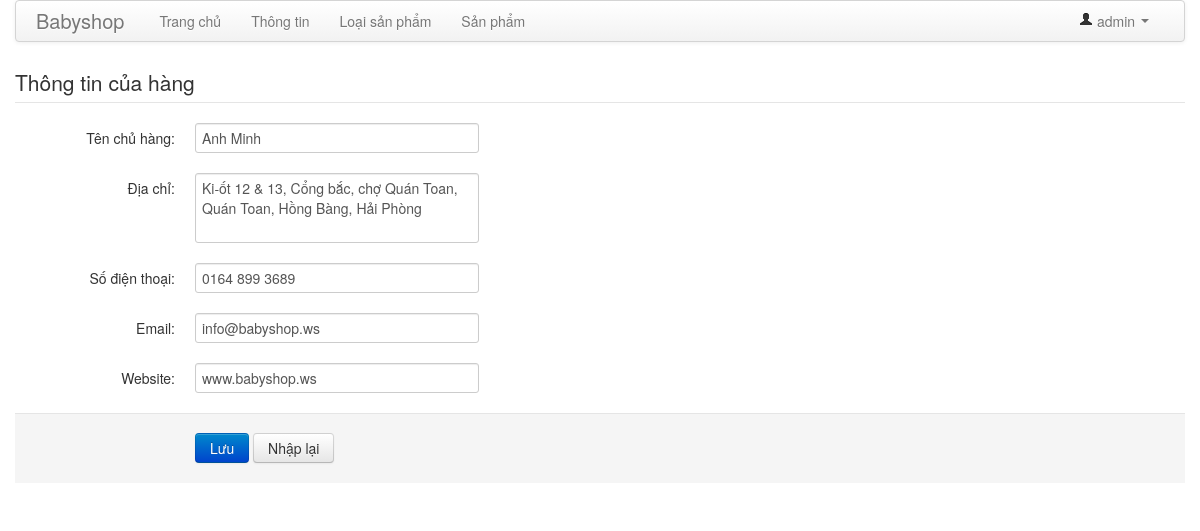
/admin/info.php (signed in), run on the app's committed database.
### tables this page shows
CREATE TABLE IF NOT EXISTS `info` (
  `id` int(11) NOT NULL AUTO_INCREMENT,
  `name` varchar(50) NOT NULL,
  `address` varchar(250) NOT NULL,
  `phone` varchar(20) NOT NULL,
  `email` varchar(250) NOT NULL,
  `website` varchar(250) NOT NULL,
  PRIMARY KEY (`id`)
);

### includes/my_db.php (called while the page is built, shortened)
<?php
class My_Db {
	private $_mysqli_con;
	private static $_current = NULL;
	public function __construct($host, $username, $password, $db_name, $charset = 'utf8') {
		$this->_host = $host;
		$this->_username = $username;
		$this->_password = $password;
		$this->_mysqli_con = @mysqli_connect($this->_host, $this->_username, $this->_password);
		$this->_mysqli_con->set_charset($charset);
		self::$_current = $this;
	}
	public static function current() {
		return self::$_current;
	}
	public function select($sql, $bind_param = null, $select_mode = My_Db::SELECT_ALL) {
		$stmt = $this->_mysqli_con->prepare($sql);
		$stmt->execute();
		$result = $stmt->result_metadata();
		$fields = array();
		while ($field = $result->fetch_field()) {
			$fields[] = $field->name;
		}
		$bind_result = array();
		foreach ($fields as $field) {
			$bind_result[] = & $return_row[$field];
		}
		call_user_func_array(array($stmt, 'bind_result'), $bind_result);
		$stmt->store_result();
		$return_rows = array();
		switch (intval($stmt->num_rows)) {
			default:
				while ($stmt->fetch()) {
					$row_tmp = array();
					foreach ($return_row as $key => $item) {
						$row_tmp[$key] = $item;
					}
					switch ($select_mode) {
						default:
							$return_rows[] = $row_tmp;
							break;
					}
				}
				break;
		}
		return $return_rows;
	}
}

### includes/info.php (called while the page is built, shortened)
<?php
class Info {
	public static function getInfo() {
		$result = My_Db::current()->select('select * from info');
		return $result[0];
	}
}

### admin/info.php (the view, shortened to what this page needs)
<?php
include_once('header.php');
if (isset($_POST['id'])) {
	$id = $_POST['id'];
	$name = $_POST['name'];
	$address = $_POST['address'];
	$phone = $_POST['phone'];
	$email = $_POST['email'];
	$website = $_POST['website'];
	$result = Info::setInfo($id, $name, $address, $phone, $email, $website);
} else {
	$info = Info::getInfo();
	$name = $info['name'];
	$address = $info['address'];
	$phone = $info['phone'];
	$email = $info['email'];
	$website = $info['website'];
}
?>
<div id="info">
	<form class="form-horizontal info-form" action="" method="post">
		<legend>Thông tin của hàng</legend>
		<div class="control-group">
			<label class="control-label" for="name">Tên chủ hàng:</label>
			<div class="controls">
				<input type="text" id="name" value="<?= $name ?>" class="input-xlarge" name="name" />
			</div>
		</div>
		<div class="control-group">
			<label class="control-label" for="address">Địa chỉ:</label>
			<div class="controls">
				<textarea rows="3" name="address" class="input-xlarge" id="address"><?= $address ?></textarea>
			</div>
		</div>
		<div class="control-group">
			<label class="control-label" for="phone">Số điện thoại:</label>
			<div class="controls">
				<input type="text" id="phone" value="<?= $phone ?>" class="input-xlarge" name="phone" />
			</div>
		</div>
		<div class="control-group">
			<label class="control-label" for="email">Email:</label>
			<div class="controls">
				<input type="text" id="email" value="<?= $email ?>" class="input-xlarge" name="email" />
			</div>
		</div>
		<div class="control-group">
			<label class="control-label" for="website">Website:</label>
			<div class="controls">
				<input type="text" id="website" value="<?= $website ?>" class="input-xlarge" name="website" />
			</div>
		</div>
		<div class="form-actions">
			<button type="submit" class="btn btn-primary">Lưu</button>
			<button type="reset" class="btn">Nhập lại</button>
		</div>
	</form>
</div>
<?php
include_once('footer.php');

### css/admin.css (style rules this page uses)
textarea { resize: none; }

### data on the page
info: name "Anh Minh", address "Ki-ốt 12 & 13, Cổng bắc, chợ Quán Toan, Quán Toan, Hồng Bàng, Hải Phòng", phone "0164 899 3689", email "info@babyshop.ws", website "www.babyshop.ws"

### other printed values
$_SESSION['admin'] "admin"
